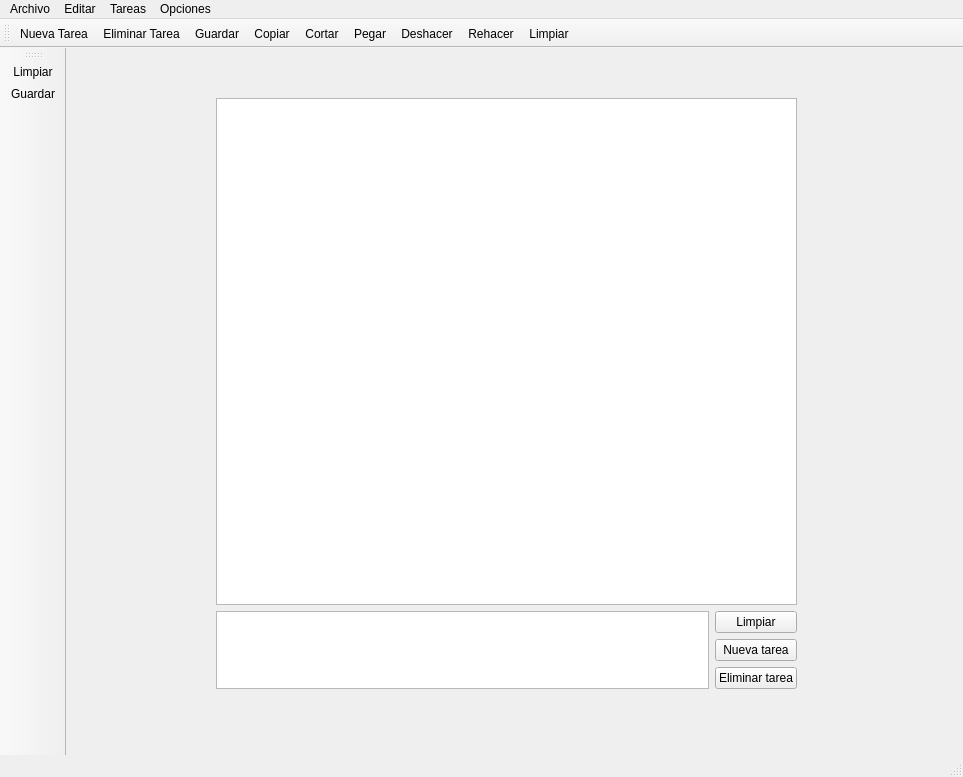
<?xml version="1.0" encoding="UTF-8"?>
<ui version="4.0">
 <class>MainWindow</class>
 <widget class="QMainWindow" name="MainWindow">
  <property name="geometry">
   <rect>
    <x>0</x>
    <y>0</y>
    <width>963</width>
    <height>777</height>
   </rect>
  </property>
  <property name="palette">
   <palette>
    <active>
     <colorrole role="Highlight">
      <brush brushstyle="SolidPattern">
       <color alpha="255">
        <red>51</red>
        <green>153</green>
        <blue>255</blue>
       </color>
      </brush>
     </colorrole>
    </active>
    <inactive>
     <colorrole role="Highlight">
      <brush brushstyle="SolidPattern">
       <color alpha="255">
        <red>240</red>
        <green>240</green>
        <blue>240</blue>
       </color>
      </brush>
     </colorrole>
    </inactive>
    <disabled>
     <colorrole role="Highlight">
      <brush brushstyle="SolidPattern">
       <color alpha="255">
        <red>51</red>
        <green>153</green>
        <blue>255</blue>
       </color>
      </brush>
     </colorrole>
    </disabled>
   </palette>
  </property>
  <property name="windowTitle">
   <string>MainWindow</string>
  </property>
  <property name="styleSheet">
   <string notr="true">background/color:#ffff00</string>
  </property>
  <widget class="QWidget" name="centralwidget">
   <property name="styleSheet">
    <string notr="true">background/color:#ffff00</string>
   </property>
   <widget class="QWidget" name="verticalLayoutWidget_2">
    <property name="geometry">
     <rect>
      <x>150</x>
      <y>50</y>
      <width>581</width>
      <height>591</height>
     </rect>
    </property>
    <layout class="QVBoxLayout" name="verticalLayout_3">
     <item>
      <widget class="QListWidget" name="t1"/>
     </item>
     <item>
      <layout class="QHBoxLayout" name="horizontalLayout">
       <item>
        <widget class="QTextEdit" name="t2">
         <property name="sizePolicy">
          <sizepolicy hsizetype="Expanding" vsizetype="Ignored">
           <horstretch>0</horstretch>
           <verstretch>0</verstretch>
          </sizepolicy>
         </property>
         <property name="html">
          <string>&lt;!DOCTYPE HTML PUBLIC &quot;-//W3C//DTD HTML 4.0//EN&quot; &quot;http://www.w3.org/TR/REC-html40/strict.dtd&quot;&gt;
&lt;html&gt;&lt;head&gt;&lt;meta name=&quot;qrichtext&quot; content=&quot;1&quot; /&gt;&lt;meta charset=&quot;utf-8&quot; /&gt;&lt;style type=&quot;text/css&quot;&gt;
p, li { white-space: pre-wrap; }
&lt;/style&gt;&lt;/head&gt;&lt;body style=&quot; font-family:'Segoe UI'; font-size:9pt; font-weight:400; font-style:normal;&quot;&gt;
&lt;p style=&quot;-qt-paragraph-type:empty; margin-top:0px; margin-bottom:0px; margin-left:0px; margin-right:0px; -qt-block-indent:0; text-indent:0px;&quot;&gt;&lt;br /&gt;&lt;/p&gt;&lt;/body&gt;&lt;/html&gt;</string>
         </property>
        </widget>
       </item>
       <item>
        <layout class="QVBoxLayout" name="verticalLayout">
         <item>
          <widget class="QPushButton" name="b3">
           <property name="text">
            <string>Limpiar</string>
           </property>
          </widget>
         </item>
         <item>
          <widget class="QPushButton" name="b1">
           <property name="text">
            <string>Nueva tarea</string>
           </property>
          </widget>
         </item>
         <item>
          <widget class="QPushButton" name="b2">
           <property name="text">
            <string>Eliminar tarea</string>
           </property>
          </widget>
         </item>
        </layout>
       </item>
      </layout>
     </item>
    </layout>
   </widget>
  </widget>
  <widget class="QStatusBar" name="statusbar"/>
  <widget class="QMenuBar" name="menubar">
   <property name="geometry">
    <rect>
     <x>0</x>
     <y>0</y>
     <width>963</width>
     <height>22</height>
    </rect>
   </property>
   <widget class="QMenu" name="menuArchivo">
    <property name="title">
     <string>Archivo</string>
    </property>
    <addaction name="actionNuevo_Archivo"/>
    <addaction name="actionAbrir_Archivo"/>
    <addaction name="actionGuardar"/>
    <addaction name="actionGuardar_Como"/>
   </widget>
   <widget class="QMenu" name="menuEditar">
    <property name="title">
     <string>Editar</string>
    </property>
    <addaction name="actionCopiar"/>
    <addaction name="actionCortar"/>
    <addaction name="actionPegar"/>
    <addaction name="actionDeshacer"/>
    <addaction name="actionRehacer"/>
   </widget>
   <widget class="QMenu" name="menuTareas">
    <property name="title">
     <string>Tareas</string>
    </property>
    <addaction name="actionNueva_Tarea"/>
    <addaction name="actionEliminar_Tarea"/>
    <addaction name="actionLimpiar"/>
   </widget>
   <widget class="QMenu" name="menuOpciones">
    <property name="title">
     <string>Opciones</string>
    </property>
    <widget class="QMenu" name="menuMenu_Vertical">
     <property name="title">
      <string>Menu Vertical</string>
     </property>
     <addaction name="actionMostrar"/>
     <addaction name="actionOcultar"/>
    </widget>
    <widget class="QMenu" name="menuMenu_Horizontal">
     <property name="title">
      <string>Menu Horizontal</string>
     </property>
     <addaction name="actionMostrar_2"/>
     <addaction name="actionOcultar_2"/>
    </widget>
    <addaction name="menuMenu_Vertical"/>
    <addaction name="menuMenu_Horizontal"/>
   </widget>
   <addaction name="menuArchivo"/>
   <addaction name="menuEditar"/>
   <addaction name="menuTareas"/>
   <addaction name="menuOpciones"/>
  </widget>
  <widget class="QToolBar" name="toolBar">
   <property name="windowTitle">
    <string>toolBar</string>
   </property>
   <attribute name="toolBarArea">
    <enum>TopToolBarArea</enum>
   </attribute>
   <attribute name="toolBarBreak">
    <bool>false</bool>
   </attribute>
   <addaction name="actionNueva_Tarea"/>
   <addaction name="actionEliminar_Tarea"/>
   <addaction name="actionGuardar"/>
   <addaction name="actionCopiar"/>
   <addaction name="actionCortar"/>
   <addaction name="actionPegar"/>
   <addaction name="actionDeshacer"/>
   <addaction name="actionRehacer"/>
   <addaction name="actionLimpiar"/>
  </widget>
  <widget class="QToolBar" name="toolBar_2">
   <property name="windowTitle">
    <string>toolBar_2</string>
   </property>
   <attribute name="toolBarArea">
    <enum>LeftToolBarArea</enum>
   </attribute>
   <attribute name="toolBarBreak">
    <bool>false</bool>
   </attribute>
   <addaction name="actionLimpiar"/>
   <addaction name="actionGuardar"/>
  </widget>
  <action name="actionCopiar">
   <property name="icon">
    <iconset>
     <normaloff>:/iconos/copy.png</normaloff>:/iconos/copy.png</iconset>
   </property>
   <property name="text">
    <string>Copiar</string>
   </property>
   <property name="statusTip">
    <string>Copias el texto seleccionado.</string>
   </property>
   <property name="shortcut">
    <string>Ctrl+C</string>
   </property>
  </action>
  <action name="actionCortar">
   <property name="icon">
    <iconset>
     <normaloff>:/iconos/cut.png</normaloff>:/iconos/cut.png</iconset>
   </property>
   <property name="text">
    <string>Cortar</string>
   </property>
   <property name="statusTip">
    <string>Eliminas y copias el texto seleccionado.</string>
   </property>
   <property name="shortcut">
    <string>Ctrl+X</string>
   </property>
  </action>
  <action name="actionPegar">
   <property name="icon">
    <iconset>
     <normaloff>:/iconos/paste.png</normaloff>:/iconos/paste.png</iconset>
   </property>
   <property name="text">
    <string>Pegar</string>
   </property>
   <property name="statusTip">
    <string>Pegas el texto copiado.</string>
   </property>
   <property name="shortcut">
    <string>Ctrl+V</string>
   </property>
  </action>
  <action name="actionNuevo_Archivo">
   <property name="icon">
    <iconset>
     <normaloff>:/iconos/File.png</normaloff>:/iconos/File.png</iconset>
   </property>
   <property name="text">
    <string>Nuevo Archivo</string>
   </property>
   <property name="shortcut">
    <string>Ctrl+A</string>
   </property>
  </action>
  <action name="actionAbrir_Archivo">
   <property name="icon">
    <iconset>
     <normaloff>:/iconos/open file.png</normaloff>:/iconos/open file.png</iconset>
   </property>
   <property name="text">
    <string>Abrir Archivo</string>
   </property>
   <property name="shortcut">
    <string>Ctrl+Shift+A</string>
   </property>
  </action>
  <action name="actionGuardar">
   <property name="icon">
    <iconset>
     <normaloff>:/iconos/save.png</normaloff>:/iconos/save.png</iconset>
   </property>
   <property name="text">
    <string>Guardar</string>
   </property>
   <property name="shortcut">
    <string>Ctrl+S</string>
   </property>
  </action>
  <action name="actionGuardar_Como">
   <property name="icon">
    <iconset>
     <normaloff>:/iconos/save.png</normaloff>:/iconos/save.png</iconset>
   </property>
   <property name="text">
    <string>Guardar Como</string>
   </property>
   <property name="shortcut">
    <string>Ctrl+Shift+S</string>
   </property>
  </action>
  <action name="actionNueva_Tarea">
   <property name="icon">
    <iconset>
     <normaloff>:/iconos/task.png</normaloff>:/iconos/task.png</iconset>
   </property>
   <property name="text">
    <string>Nueva Tarea</string>
   </property>
   <property name="shortcut">
    <string>Ctrl+T</string>
   </property>
  </action>
  <action name="actionEliminar_Tarea">
   <property name="icon">
    <iconset>
     <normaloff>:/iconos/cross.png</normaloff>:/iconos/cross.png</iconset>
   </property>
   <property name="text">
    <string>Eliminar Tarea</string>
   </property>
   <property name="shortcut">
    <string>Ctrl+Shift+T</string>
   </property>
  </action>
  <action name="actionDeshacer">
   <property name="icon">
    <iconset>
     <normaloff>:/iconos/undo.png</normaloff>:/iconos/undo.png</iconset>
   </property>
   <property name="text">
    <string>Deshacer</string>
   </property>
   <property name="shortcut">
    <string>Ctrl+Z</string>
   </property>
  </action>
  <action name="actionRehacer">
   <property name="icon">
    <iconset>
     <normaloff>:/iconos/redo.png</normaloff>:/iconos/redo.png</iconset>
   </property>
   <property name="text">
    <string>Rehacer</string>
   </property>
   <property name="shortcut">
    <string>Ctrl+Y</string>
   </property>
  </action>
  <action name="actionLimpiar">
   <property name="icon">
    <iconset>
     <normaloff>:/iconos/broom.png</normaloff>:/iconos/broom.png</iconset>
   </property>
   <property name="text">
    <string>Limpiar </string>
   </property>
   <property name="shortcut">
    <string>Ctrl+L</string>
   </property>
  </action>
  <action name="actionMostrar">
   <property name="text">
    <string>Mostrar</string>
   </property>
  </action>
  <action name="actionOcultar">
   <property name="text">
    <string>Ocultar</string>
   </property>
  </action>
  <action name="actionMostrar_2">
   <property name="text">
    <string>Mostrar</string>
   </property>
  </action>
  <action name="actionOcultar_2">
   <property name="text">
    <string>Ocultar</string>
   </property>
  </action>
 </widget>
 <resources>
  <include location="../Recursos/recursos.qrc"/>
 </resources>
 <connections>
  <connection>
   <sender>actionCopiar</sender>
   <signal>triggered()</signal>
   <receiver>t2</receiver>
   <slot>copy()</slot>
   <hints>
    <hint type="sourcelabel">
     <x>-1</x>
     <y>-1</y>
    </hint>
    <hint type="destinationlabel">
     <x>416</x>
     <y>626</y>
    </hint>
   </hints>
  </connection>
  <connection>
   <sender>actionCortar</sender>
   <signal>triggered()</signal>
   <receiver>t2</receiver>
   <slot>cut()</slot>
   <hints>
    <hint type="sourcelabel">
     <x>-1</x>
     <y>-1</y>
    </hint>
    <hint type="destinationlabel">
     <x>416</x>
     <y>626</y>
    </hint>
   </hints>
  </connection>
  <connection>
   <sender>actionPegar</sender>
   <signal>triggered()</signal>
   <receiver>t2</receiver>
   <slot>paste()</slot>
   <hints>
    <hint type="sourcelabel">
     <x>-1</x>
     <y>-1</y>
    </hint>
    <hint type="destinationlabel">
     <x>416</x>
     <y>626</y>
    </hint>
   </hints>
  </connection>
  <connection>
   <sender>b3</sender>
   <signal>clicked()</signal>
   <receiver>t2</receiver>
   <slot>clear()</slot>
   <hints>
    <hint type="sourcelabel">
     <x>707</x>
     <y>581</y>
    </hint>
    <hint type="destinationlabel">
     <x>416</x>
     <y>611</y>
    </hint>
   </hints>
  </connection>
  <connection>
   <sender>actionDeshacer</sender>
   <signal>triggered()</signal>
   <receiver>t2</receiver>
   <slot>undo()</slot>
   <hints>
    <hint type="sourcelabel">
     <x>-1</x>
     <y>-1</y>
    </hint>
    <hint type="destinationlabel">
     <x>416</x>
     <y>626</y>
    </hint>
   </hints>
  </connection>
  <connection>
   <sender>actionRehacer</sender>
   <signal>triggered()</signal>
   <receiver>t2</receiver>
   <slot>redo()</slot>
   <hints>
    <hint type="sourcelabel">
     <x>-1</x>
     <y>-1</y>
    </hint>
    <hint type="destinationlabel">
     <x>416</x>
     <y>626</y>
    </hint>
   </hints>
  </connection>
  <connection>
   <sender>actionLimpiar</sender>
   <signal>triggered()</signal>
   <receiver>t2</receiver>
   <slot>clear()</slot>
   <hints>
    <hint type="sourcelabel">
     <x>-1</x>
     <y>-1</y>
    </hint>
    <hint type="destinationlabel">
     <x>416</x>
     <y>611</y>
    </hint>
   </hints>
  </connection>
  <connection>
   <sender>actionMostrar_2</sender>
   <signal>triggered()</signal>
   <receiver>toolBar</receiver>
   <slot>show()</slot>
   <hints>
    <hint type="sourcelabel">
     <x>-1</x>
     <y>-1</y>
    </hint>
    <hint type="destinationlabel">
     <x>481</x>
     <y>38</y>
    </hint>
   </hints>
  </connection>
  <connection>
   <sender>actionMostrar</sender>
   <signal>triggered()</signal>
   <receiver>toolBar_2</receiver>
   <slot>show()</slot>
   <hints>
    <hint type="sourcelabel">
     <x>-1</x>
     <y>-1</y>
    </hint>
    <hint type="destinationlabel">
     <x>17</x>
     <y>405</y>
    </hint>
   </hints>
  </connection>
  <connection>
   <sender>actionOcultar</sender>
   <signal>triggered()</signal>
   <receiver>toolBar_2</receiver>
   <slot>hide()</slot>
   <hints>
    <hint type="sourcelabel">
     <x>-1</x>
     <y>-1</y>
    </hint>
    <hint type="destinationlabel">
     <x>17</x>
     <y>405</y>
    </hint>
   </hints>
  </connection>
  <connection>
   <sender>actionOcultar_2</sender>
   <signal>triggered()</signal>
   <receiver>toolBar</receiver>
   <slot>hide()</slot>
   <hints>
    <hint type="sourcelabel">
     <x>-1</x>
     <y>-1</y>
    </hint>
    <hint type="destinationlabel">
     <x>481</x>
     <y>38</y>
    </hint>
   </hints>
  </connection>
 </connections>
</ui>
